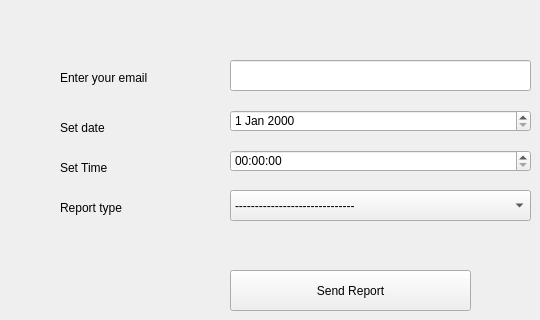
      <widget class="QWidget" name="tab_23">
       <attribute name="title">
        <string>Admin report</string>
       </attribute>
       <widget class="QLabel" name="label_22">
        <property name="geometry">
         <rect>
          <x>60</x>
          <y>70</y>
          <width>131</width>
          <height>16</height>
         </rect>
        </property>
        <property name="text">
         <string>Enter your email</string>
        </property>
       </widget>
       <widget class="QLineEdit" name="lineEdit_49">
        <property name="geometry">
         <rect>
          <x>230</x>
          <y>60</y>
          <width>301</width>
          <height>31</height>
         </rect>
        </property>
       </widget>
       <widget class="QLabel" name="label_23">
        <property name="geometry">
         <rect>
          <x>60</x>
          <y>120</y>
          <width>131</width>
          <height>16</height>
         </rect>
        </property>
        <property name="text">
         <string>Set date</string>
        </property>
       </widget>
       <widget class="QDateEdit" name="dateEdit_9">
        <property name="geometry">
         <rect>
          <x>230</x>
          <y>110</y>
          <width>301</width>
          <height>22</height>
         </rect>
        </property>
       </widget>
       <widget class="QLabel" name="label_24">
        <property name="geometry">
         <rect>
          <x>60</x>
          <y>160</y>
          <width>131</width>
          <height>16</height>
         </rect>
        </property>
        <property name="text">
         <string>Set Time</string>
        </property>
       </widget>
       <widget class="QTimeEdit" name="timeEdit">
        <property name="geometry">
         <rect>
          <x>230</x>
          <y>150</y>
          <width>301</width>
          <height>22</height>
         </rect>
        </property>
       </widget>
       <widget class="QLabel" name="label_25">
        <property name="geometry">
         <rect>
          <x>60</x>
          <y>200</y>
          <width>131</width>
          <height>16</height>
         </rect>
        </property>
        <property name="text">
         <string>Report type</string>
        </property>
       </widget>
       <widget class="QComboBox" name="comboBox_12">
        <property name="geometry">
         <rect>
          <x>230</x>
          <y>190</y>
          <width>301</width>
          <height>31</height>
         </rect>
        </property>
        <item>
         <property name="text">
          <string>------------------------------</string>
         </property>
        </item>
       </widget>
       <widget class="QPushButton" name="pushButton_33">
        <property name="geometry">
         <rect>
          <x>230</x>
          <y>270</y>
          <width>241</width>
          <height>41</height>
         </rect>
        </property>
        <property name="text">
         <string>Send Report</string>
        </property>
       </widget>
      </widget>
